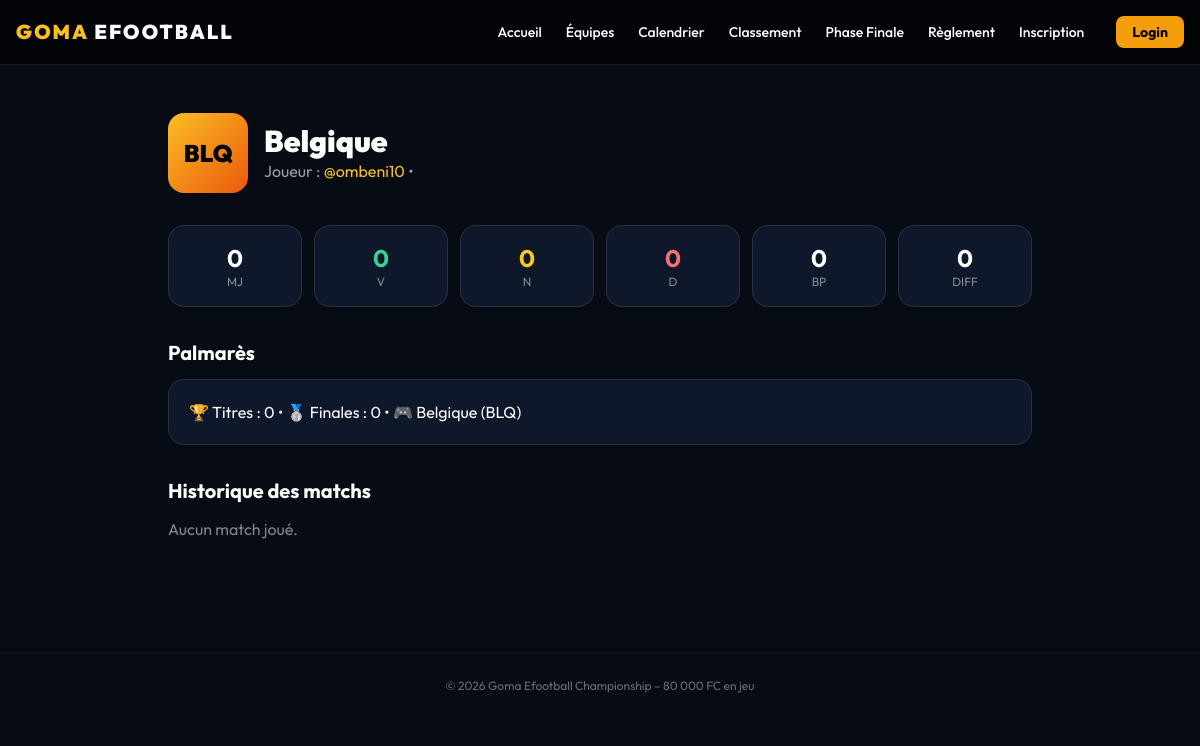
Page /equipe/2/ on the committed database.
### competition/models.py (models this page shows, shortened)
class Team(models.Model):
    tournament = models.ForeignKey(Tournament, on_delete=models.CASCADE)
    group = models.ForeignKey(Group, null=True, blank=True, on_delete=models.SET_NULL)
    name = models.CharField(max_length=50, unique=True)  # Pays
    abbreviation = models.CharField(max_length=3)
    owner = models.ForeignKey(User, null=True, blank=True, on_delete=models.SET_NULL)
    owner_username = models.CharField(max_length=150, default='')
    owner_password = models.CharField(max_length=128, default='')
    whatsapp = models.CharField(max_length=20, blank=True)
    is_validated = models.BooleanField(default=False)
    points = models.IntegerField(default=0)
    goals_for = models.IntegerField(default=0)
    goals_against = models.IntegerField(default=0)

### competition/views.py (the view, shortened to what this page needs)
# urls.py: path('equipe/<int:pk>/', views.team_detail, name='team_detail'),
def team_detail(request, pk):
    team = get_object_or_404(Team, pk=pk)
    t = team.tournament
    matches = Match.objects.filter(
        Q(home=team) | Q(away=team),
        tournament=t,
        played=True
    ).select_related('home','away').order_by('-id')
    played = matches.count()
    wins = draws = losses = 0
    gf = ga = 0
    palmares = {
        'titres': 0,  # on comptera les finales gagnées plus tard
        'finales': Match.objects.filter(tournament=t, phase='F', played=True).filter(Q(home=team)|Q(away=team)).count(),
        'participations': 1,
    }
    return render(request, 'competition/team_detail.html', {
        'team': team,
        'matches': matches[:10],
        'stats': {'played': played, 'wins': wins, 'draws': draws, 'losses': losses, 'gf': gf, 'ga': ga, 'gd': gf-ga},
        'palmares': palmares
    })

### templates/competition/team_detail.html
{% extends 'base.html' %}{% block content %}
<div class="max-w-4xl mx-auto p-4">
  <div class="flex items-center gap-4 mb-8">
    <div class="w-20 h-20 rounded-2xl bg-gradient-to-br from-amber-400 to-orange-600 flex items-center justify-center font-black text-black text-2xl">
      {{ team.abbreviation }}
    </div>
    <div>
      <h1 class="text-3xl font-black">{{ team.name }}</h1>
      <p class="text-white/60">Joueur : <span class="text-amber-400">@{{ team.owner.username }}</span> • {{ team.city }}</p>
    </div>
  </div>
  <div class="grid grid-cols-3 md:grid-cols-6 gap-3 mb-8">
    <div class="bg-[#0f172a] border border-white/10 p-4 rounded-2xl text-center"><div class="text-2xl font-bold">{{ stats.played }}</div><div class="text-xs text-white/50">MJ</div></div>
    <div class="bg-[#0f172a] border border-white/10 p-4 rounded-2xl text-center"><div class="text-2xl font-bold text-emerald-400">{{ stats.wins }}</div><div class="text-xs text-white/50">V</div></div>
    <div class="bg-[#0f172a] border border-white/10 p-4 rounded-2xl text-center"><div class="text-2xl font-bold text-yellow-400">{{ stats.draws }}</div><div class="text-xs text-white/50">N</div></div>
    <div class="bg-[#0f172a] border border-white/10 p-4 rounded-2xl text-center"><div class="text-2xl font-bold text-red-400">{{ stats.losses }}</div><div class="text-xs text-white/50">D</div></div>
    <div class="bg-[#0f172a] border border-white/10 p-4 rounded-2xl text-center"><div class="text-2xl font-bold">{{ stats.gf }}</div><div class="text-xs text-white/50">BP</div></div>
    <div class="bg-[#0f172a] border border-white/10 p-4 rounded-2xl text-center"><div class="text-2xl font-bold">{{ stats.gd }}</div><div class="text-xs text-white/50">DIFF</div></div>
  </div>
  <h2 class="text-xl font-bold mb-3">Palmarès</h2>
  <div class="bg-[#0f172a] border border-white/10 p-5 rounded-2xl mb-8">
    🏆 Titres : {{ palmares.titres }} • 🥈 Finales : {{ palmares.finales }} • 🎮 {{ team.name }} ({{ team.abbreviation }})
  </div>
  <h2 class="text-xl font-bold mb-3">Historique des matchs</h2>
  <div class="space-y-2">
    {% for m in matches %}
    <div class="flex justify-between items-center bg-[#0f172a] border border-white/10 p-4 rounded-2xl">
      <div class="font-medium">
        <span class="{% if m.home == team %}text-amber-400{% endif %}">{{ m.home.name }}</span>
        <span class="mx-2 font-bold">{{ m.home_goals }} - {{ m.away_goals }}</span>
        <span class="{% if m.away == team %}text-amber-400{% endif %}">{{ m.away.name }}</span>
      </div>
      <span class="text-xs px-2 py-1 bg-white/10 rounded-full">{{ m.get_phase_display }}</span>
    </div>
    {% empty %}
    <p class="text-white/50">Aucun match joué.</p>
    {% endfor %}
  </div>
</div>
{% endblock %}

### templates/base.html (style rules this page uses)
body { font-family:Outfit,system-ui;background:#070b14;color:white }

### rows in the picture
Team: abbreviation "BLQ", name "Belgique", owner.username "ombeni10"

### other values in the picture
{{ stats.played }} "0"
{{ stats.wins }} "0"
{{ stats.draws }} "0"
{{ stats.losses }} "0"
{{ stats.gf }} "0"
{{ stats.gd }} "0"
{{ palmares.titres }} "0"
{{ palmares.finales }} "0"
